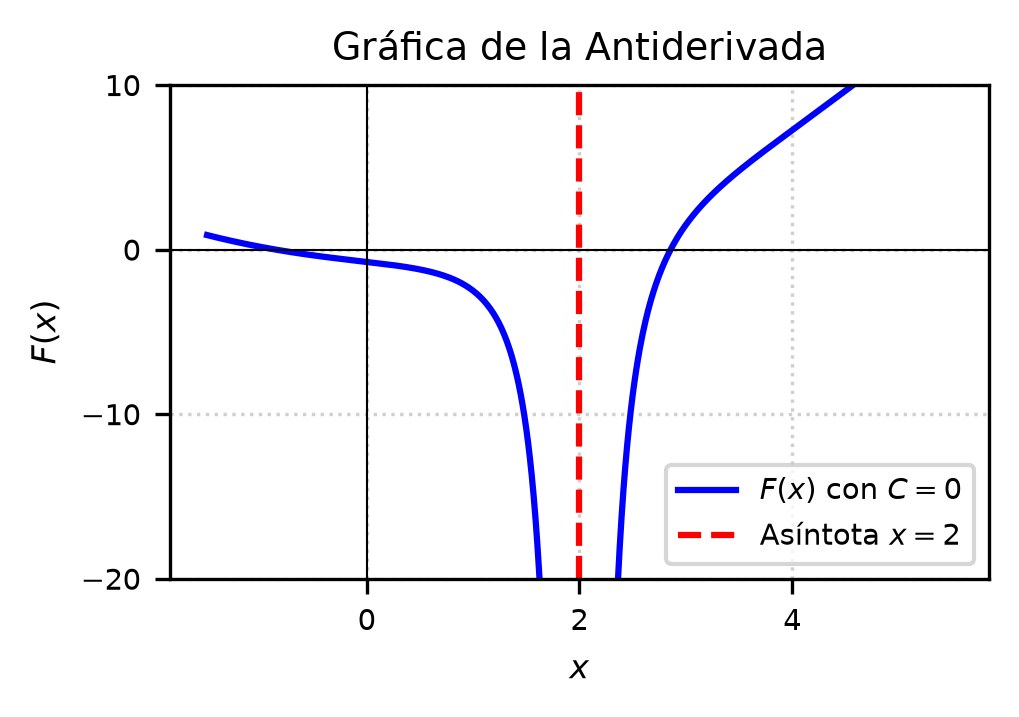

Here is the Python script that generated this plot:
import matplotlib
matplotlib.use('Agg')
import numpy as np
import matplotlib.pyplot as plt

# Definición del dominio evitando la asíntota en x = 2
x1 = np.linspace(-1.5, 1.95, 400)
x2 = np.linspace(2.05, 5.5, 400)

# Antiderivada F(x) con C = 0
def F(x):
    return (x**2) / 2.0 - 3.0 / ((x - 2)**2)

y1 = F(x1)
y2 = F(x2)

plt.figure(figsize=(3.5, 2.5))
plt.plot(x1, y1, 'b-', label=r'$F(x)$ con $C=0$')
plt.plot(x2, y2, 'b-')
plt.axvline(x=2, color='r', linestyle='--', label=r'Asíntota $x=2$')

plt.title('Gráfica de la Antiderivada', fontsize=9)
plt.xlabel('$x$', fontsize=8)
plt.ylabel('$F(x)$', fontsize=8)
plt.ylim(-20, 10)
plt.axhline(0, color='black', linewidth=0.5)
plt.axvline(0, color='black', linewidth=0.5)
plt.grid(True, linestyle=':', alpha=0.6)
plt.legend(fontsize=7, loc='lower right')
plt.xticks(fontsize=7)
plt.yticks(fontsize=7)
plt.tight_layout()
plt.savefig(r'semana_03/graficas/SEM03_P09_grafica.png', dpi=300, bbox_inches='tight')
plt.close()
